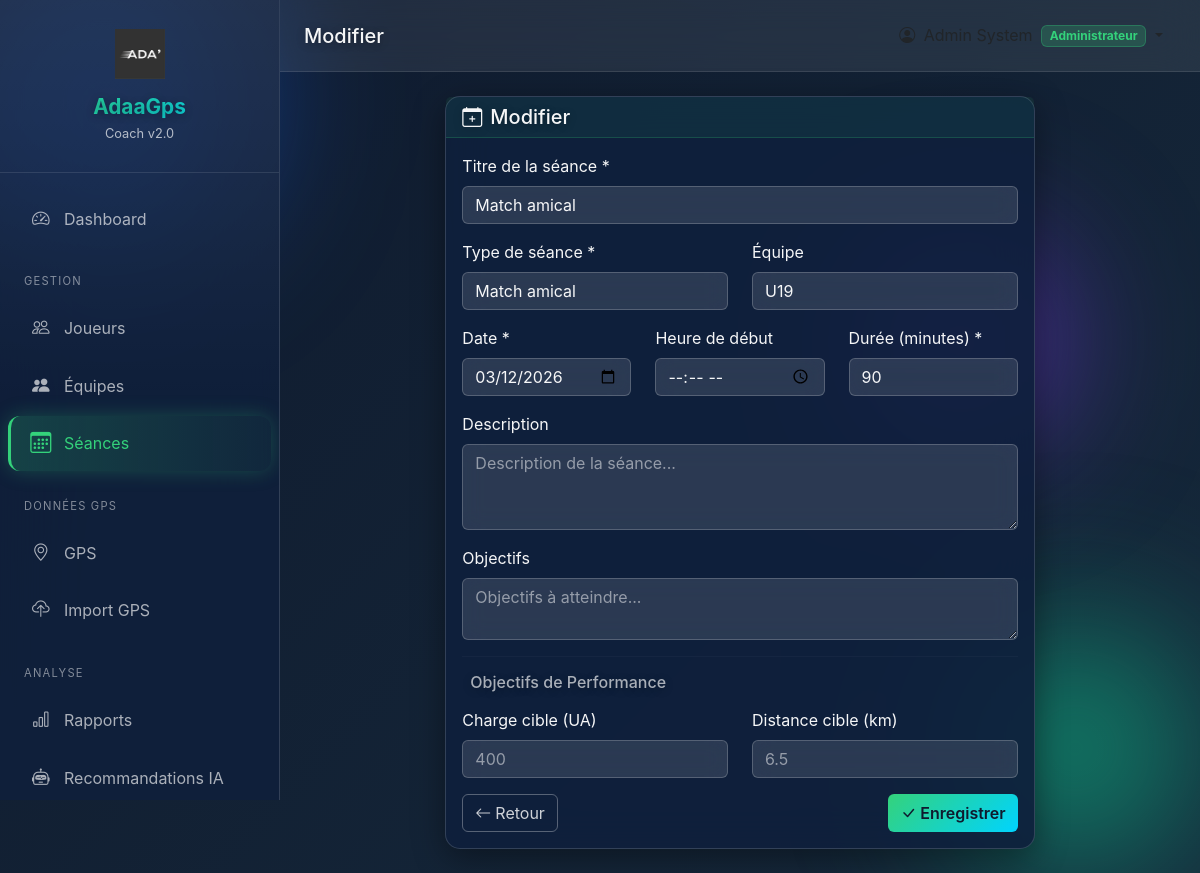
The page /sessions/5/edit (signed in) on the database its author committed.
### app/models.py (models this page shows, shortened)
class User(db.Model):
    __tablename__ = 'user'
    id = db.Column(db.Integer, primary_key=True)
    email = db.Column(db.String(120), unique=True, nullable=False)
    password_hash = db.Column(db.String(256), nullable=True)  # Nullable pour joueurs
    first_name = db.Column(db.String(50), nullable=False)
    last_name = db.Column(db.String(50), nullable=False)
    role = db.Column(db.String(30), nullable=False, default='coach')
    phone = db.Column(db.String(20))
    is_active = db.Column(db.Boolean, default=True)
    player_id = db.Column(db.Integer, db.ForeignKey('player.id'), nullable=True)
    created_at = db.Column(db.DateTime, default=datetime.utcnow)
    last_login = db.Column(db.DateTime)
    player = db.relationship('Player', backref='user_account', foreign_keys=[player_id])
    @property
    def is_authenticated(self):
        return True
    ROLES = {
        'admin': 'Administrateur',
        'coach': 'Entraîneur Principal',
        'assistant': 'Entraîneur Adjoint',
        'preparateur': 'Préparateur Physique',
        'medical': 'Staff Médical',
        'analyst': 'Analyste',
        'player': 'Joueur',
        'dirigeant': 'Dirigeant'
    }
    @property
    def full_name(self):
        return f"{self.first_name} {self.last_name}"
    @property
    def role_display(self):
        return self.ROLES.get(self.role, self.role)

class TrainingSession(db.Model):
    __tablename__ = 'training_session'
    id = db.Column(db.Integer, primary_key=True)
    title = db.Column(db.String(100), nullable=False)
    session_type = db.Column(db.String(50), nullable=False)
    date = db.Column(db.Date, nullable=False)
    start_time = db.Column(db.Time)
    duration = db.Column(db.Integer, nullable=False)  # en minutes
    description = db.Column(db.Text)
    objectives = db.Column(db.Text)  # Objectifs de la séance
    target_load = db.Column(db.Float)
    target_distance = db.Column(db.Float)  # en km
    team_id = db.Column(db.Integer, db.ForeignKey('team.id'))
    created_by = db.Column(db.Integer, db.ForeignKey('user.id'))
    is_completed = db.Column(db.Boolean, default=False)
    created_at = db.Column(db.DateTime, default=datetime.utcnow)
    updated_at = db.Column(db.DateTime, default=datetime.utcnow, onupdate=datetime.utcnow)
    results = db.relationship('TrainingResult', backref='session', lazy='dynamic',
                              cascade='all, delete-orphan')
    gps_data = db.relationship('GPSData', backref='session', lazy='dynamic',
                               cascade='all, delete-orphan')
    SESSION_TYPES = [
        'Cardio', 'Musculation', 'Technique', 'Tactique',
        'Récupération', 'Match amical', 'Évaluation', 'Mixte'
    ]

### app/routes/sessions.py (the view, shortened to what this page needs)
@sessions_bp.route('/<int:id>/edit', methods=['GET', 'POST'])
@login_required
def edit_session(id):
    session = TrainingSession.query.get_or_404(id)
    form = SessionForm(obj=session)
    form.team_id.choices = [(0, 'Tous')] + [(t.id, t.name) for t in Team.query.all()]
    return render_template('coach/sessions/form.html', form=form, session=session, title='Modifier')

### app/templates/coach/sessions/form.html (shortened to what this page needs)
{% extends "shared/base.html" %}
{% block page_title %}{{ title }}{% endblock %}
{% block content %}
<div class="row justify-content-center">
    <div class="col-lg-8">
        <div class="card">
            <div class="card-header">
                <h5 class="mb-0"><i class="bi bi-calendar-plus me-2"></i>{{ title }}</h5>
            </div>
            <div class="card-body">
                <form method="POST">
                    <div class="mb-3">
                        <label class="form-label">Titre de la séance *</label>
                        {{ form.title(class="form-control", placeholder="Ex: Préparation physique") }}
                    </div>
                    <div class="row">
                        <div class="col-md-6 mb-3">
                            <label class="form-label">Type de séance *</label>
                            {{ form.session_type(class="form-select") }}
                        </div>
                        <div class="col-md-6 mb-3">
                            <label class="form-label">Équipe</label>
                            {{ form.team_id(class="form-select") }}
                        </div>
                    </div>
                    <div class="row">
                        <div class="col-md-4 mb-3">
                            <label class="form-label">Date *</label>
                            {{ form.date(class="form-control") }}
                        </div>
                        <div class="col-md-4 mb-3">
                            <label class="form-label">Heure de début</label>
                            {{ form.start_time(class="form-control") }}
                        </div>
                        <div class="col-md-4 mb-3">
                            <label class="form-label">Durée (minutes) *</label>
                            {{ form.duration(class="form-control", placeholder="90") }}
                        </div>
                    </div>
                    <div class="mb-3">
                        <label class="form-label">Description</label>
                        {{ form.description(class="form-control", rows=3, placeholder="Description de la séance...") }}
                    </div>
                    <div class="mb-3">
                        <label class="form-label">Objectifs</label>
                        {{ form.objectives(class="form-control", rows=2, placeholder="Objectifs à atteindre...") }}
                    </div>
                    <hr>
                    <h6 class="text-muted mb-3">Objectifs de Performance</h6>
                    <div class="row">
                        <div class="col-md-6 mb-3">
                            <label class="form-label">Charge cible (UA)</label>
                            {{ form.target_load(class="form-control", placeholder="400") }}
                        </div>
                        <div class="col-md-6 mb-3">
                            <label class="form-label">Distance cible (km)</label>
                            {{ form.target_distance(class="form-control", placeholder="6.5") }}
                        </div>
                    </div>
                    <div class="d-flex justify-content-between">
                        <a href="{{ url_for('sessions.calendar') }}" class="btn btn-outline-secondary">
                            <i class="bi bi-arrow-left me-1"></i>Retour
                        </a>
                        <button type="submit" class="btn btn-primary">
                            <i class="bi bi-check-lg me-1"></i>Enregistrer
                        </button>
                    </div>
                </form>
            </div>
        </div>
    </div>
</div>
{% endblock %}

### app/templates/shared/base.html (shortened to what this page needs)
<!DOCTYPE html>
<html lang="fr">
<head>
    <link href="https://cdn.jsdelivr.net/npm/bootstrap@5.3.2/dist/css/bootstrap.min.css" rel="stylesheet">
    <link href="https://cdn.jsdelivr.net/npm/bootstrap-icons@1.11.1/font/bootstrap-icons.css" rel="stylesheet">
</head>
<body>
    <div class="orb orb-1"></div>
    <div class="orb orb-2"></div>
    {% if current_user.is_authenticated %}
    <aside class="sidebar" id="sidebar">
        <div class="sidebar-brand">
            <img src="{{ url_for('static', filename='img/logo.png') }}"
                 alt="AdaaGps Logo"
                 style="width: 50px; height: 50px; object-fit: contain; margin-bottom: 1rem; display: block; margin-left: auto; margin-right: auto;">
            <h4 style="text-align: center;">AdaaGps</h4>
            <small style="text-align: center; display: block;">Coach v2.0</small>
        </div>
        <nav class="sidebar-nav">
            {% if current_user.role == 'player' %}
            <a class="nav-link {% if request.endpoint == 'player_portal.dashboard' %}active{% endif %}"
               href="{{ url_for('player_portal.dashboard') }}">
                <i class="bi bi-speedometer2"></i> Mon Dashboard
            </a>
            <a class="nav-link {% if request.endpoint == 'player_portal.schedule' %}active{% endif %}"
               href="{{ url_for('player_portal.schedule') }}">
                <i class="bi bi-calendar-week"></i> Mon Planning
            </a>
            <a class="nav-link {% if request.endpoint == 'player_portal.performances' %}active{% endif %}"
               href="{{ url_for('player_portal.performances') }}">
                <i class="bi bi-graph-up"></i> Mes Performances
            </a>
            <a class="nav-link {% if request.endpoint == 'player_portal.wellness' %}active{% endif %}"
               href="{{ url_for('player_portal.wellness') }}">
                <i class="bi bi-heart-pulse"></i> Mon Bien-être
            </a>
            <a class="nav-link {% if request.endpoint == 'player_portal.profile' %}active{% endif %}"
               href="{{ url_for('player_portal.profile') }}">
                <i class="bi bi-person"></i> Mon Profil
            </a>
            {% else %}
            <a class="nav-link {% if request.endpoint == 'dashboard.index' or request.endpoint == 'dashboard.coach' %}active{% endif %}"
               href="{{ url_for('dashboard.index') }}">
                <i class="bi bi-speedometer2"></i> Dashboard
            </a>
            <div class="sidebar-section">Gestion</div>
            <a class="nav-link {% if 'players' in request.endpoint %}active{% endif %}"
               href="{{ url_for('players.list_players') }}">
                <i class="bi bi-people"></i> Joueurs
            </a>
            <a class="nav-link {% if 'teams' in request.endpoint %}active{% endif %}"
               href="{{ url_for('teams.list_teams') }}">
                <i class="bi bi-people-fill"></i> Équipes
            </a>
            <a class="nav-link {% if 'sessions' in request.endpoint %}active{% endif %}"
               href="{{ url_for('sessions.calendar') }}">
                <i class="bi bi-calendar3"></i> Séances
            </a>
            <div class="sidebar-section">Données GPS</div>
            <a class="nav-link {% if request.endpoint == 'gps.index' %}active{% endif %}"
               href="{{ url_for('gps.index') }}">
                <i class="bi bi-geo-alt"></i> GPS
            </a>
            <a class="nav-link {% if request.endpoint == 'gps.upload' %}active{% endif %}"
               href="{{ url_for('gps.upload') }}">
                <i class="bi bi-cloud-upload"></i> Import GPS
            </a>
            {% if current_user.role in ['admin', 'preparateur'] %}
            <div class="sidebar-section">Analyse</div>
            <a class="nav-link" href="#">
                <i class="bi bi-bar-chart"></i> Rapports
            </a>
            <a class="nav-link" href="#">
                <i class="bi bi-robot"></i> Recommandations IA
            </a>
            {% endif %}
            {% endif %}
        </nav>
    </aside>
    <main class="main-content">
        <nav class="top-navbar">
            <div class="d-flex align-items-center">
                <h5 class="mb-0">{% block page_title %}Dashboard{% endblock %}</h5>
            </div>
            <div class="d-flex align-items-center">
                <div class="dropdown">
                    <button class="btn btn-link text-dark dropdown-toggle text-decoration-none"
                            data-bs-toggle="dropdown">
                        <i class="bi bi-person-circle me-1"></i>
                        <span class="badge bg-secondary ms-1">{{ current_user.role_display }}</span>
                    </button>
                </div>
            </div>
        </nav>
        <div class="container-fluid py-4">
            {% block content %}{% endblock %}
        </div>
    </main>
    {% else %}
    {% block public_content %}{% endblock %}
    {% endif %}
</body>
</html>

### rows shown on the page
User: role_display "Administrateur"
TrainingSession: title "Match amical", session_type "Match amical", team_id "U19", date "03/12/2026", duration "90"

### other values the page prints
{{ title }} "Modifier"
